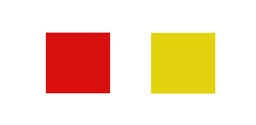
#> input picture red-yellow.jpg, 256 x 125 px, shrunk from 893 x 437 before the run
$ jupyter execute test.ipynb   (shell and % lines are left out)   (Python 2 division)
#> lines starting #> are read from the running program, lines starting #| are printed output that depends on the picture; after the words box and inside, x2 and y2 are one past the last pixel; in counts of white or black regions, pixels touching at a corner belong together
[cell 1]
import scipy
from scipy import ndimage
import scipy.optimize
from skimage import measure
from skimage import data
from skimage import filters
import matplotlib.mlab as mlab
import matplotlib.pyplot as plt
import numpy as np
from __future__ import division
import png
from matplotlib.pyplot import imshow

[cell 2]
img = ndimage.imread("./red-yellow.jpg")
#> img is the input picture: shape (125, 256, 3); mean R, G, B 246.4, 220.1, 196.2

[cell 3]
def get_histos(img):
    hists = []
    for n in range(0,3):
        channel = img[:,:,n]
        hist = np.histogram(channel.flatten(), 256, [0,256])
        centres = 0.5 * hist[1][:-1] * hist[1][1:]
        hists.append([hist[0], centres])
    return hists

[cell 4]
def draw_histos(img):
    for n in range(0,3):
        channel = img[:,:,n]
        hist = np.histogram(channel.flatten(), 256, [0,256])
        centres = 0.5 * hist[1][:-1] * hist[1][1:]
        plt.plot(hist[0], centres)
        plt.show()

[cell 5]
draw_histos(img)

[cell 6]
size = img.shape[0] * img.shape[1] * img.shape[2]
#> size = 96000
noise = np.random.random_sample(size).reshape(img.shape)
nimg = img + 10*noise

[cell 7]
draw_histos(nimg)

[cell 8]
light = np.zeros([img.shape[0], img.shape[1], 3])
green = [50, 256, 150]
for x in range(light.shape[0]):
    for y in range(light.shape[1]):
        light[x][y] = green
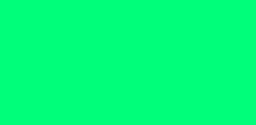
#> light: shape (125, 256, 3) float64; mean of channels 0, 1, 2 50, 256, 150; drawn with min black and max white

[cell 9]
limg = img * (light / 256)
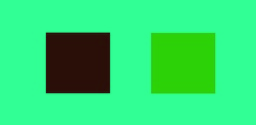
#> limg: shape (125, 256, 3) float64; mean R, G, B 48.1, 220.1, 114.9

[cell 10]
draw_histos(limg)
#> the loop in draw_histos (call 3), `for n in range(0,3):` made 3 passes
#> pass 1, in draw_histos (call 3), `plt.show()`:
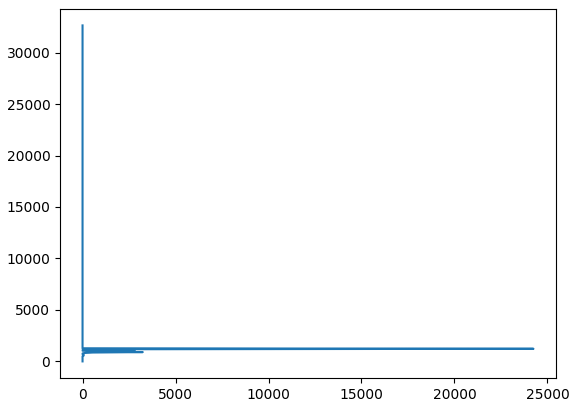
#> figure drawn by matplotlib, 1 panel
#> pass 3, in draw_histos (call 3), `channel = img[:,:,n]`:
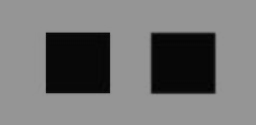
#> channel: shape (125, 256) float64; min 3.52, max 149.4, mean 114.9

[cell 11]
rdiff = get_histos(limg)[0][0] - get_histos(img)[0][0]
#> after the loop in get_histos, `for n in range(0,3):`: hists = 3 items
#> rdiff = 256 values, max 24247 at index 49, min -23701 at index 255, mean 0
np.sum(rdiff**2)
#> Out = 1181556000

[cell 12]
def all_histos(img):
    hists = get_histos(img)
    return np.array([h[0] for h in hist]).flatten()

[cell 13]
def light_level(a,r,g,b):
    light = np.zeros([img.shape[0], img.shape[1], 3])
    shade = [r, g, b]
    for x in range(light.shape[0]):
        for y in range(light.shape[1]):
            light[x][y] = shade
    limg = img * (light / 256)
    return get_histos(limg)
# scipy.optimize.curve_fit(light_level, limg, all_histos(img))

[cell 14]
all_histos

[cell 15]
results = []
hists = get_histos(limg)
#> hists = 3 items
# for r in range(0, 256, 32):
#     for g in range(0, 256, 32):
for b in range(0, 256, 1):
    data = img
#             lhists = light_level(data, r, g, b)
    lhists = light_level(data, 50, 256, b)
    diff = np.sum([np.sum((get_histos(data)[i][0] - lhists[i][0])**2) for i in range(3)])
    results.append((50, 256,b,diff))
#> this loop made 256 passes
#> diff on passes 1 to 3: 2726107290, 2726107290, 2350529452
#> pass 1, in light_level, `limg = img * (light / 256)`:
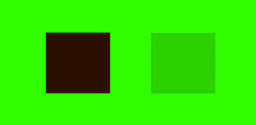
#> limg: shape (125, 256, 3) float64; mean R, G, B 48.1, 220.1, 0
#> after the loop, results = 256 items, first 6: (50, 256, 0, 2726107290), (50, 256, 1, 2726107290), (50, 256, 2, 2350529452), (50, 256, 3, 2340045896), (50, 256, 4, 2333390912), (50, 256, 5, 2331651354)
print results
#> (printed output is left out)

[cell 16]
r = np.array(results)
#> r = 256 rows, first 6: [50, 256, 0, 2726107290], [50, 256, 1, 2726107290], [50, 256, 2, 2350529452], [50, 256, 3, 2340045896], [50, 256, 4, 2333390912], [50, 256, 5, 2331651354]

[cell 17]
r.shape
#> Out = (256, 4)

[cell 18]
np.argmin(r[:,3])
#> Out = 16

[cell 19]
r[150]
#> Out = [50, 256, 150, 2223160174]

[cell 20]
np.min(r[:,3])
#> Out = 2153610490

[cell 21]
im = filters.gaussian_filter(img, sigma=256 / (4. * 20))
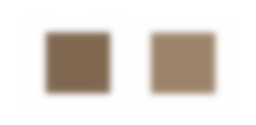
#> im: shape (125, 256, 3) float64; mean R, G, B 0.891, 0.867, 0.843

[cell 22]
blobs = im < im.mean()

[cell 23]
blobs = np.any(blobs, axis=2)[:,:,None]
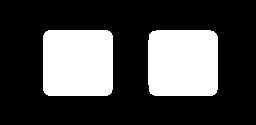
#> blobs: shape (125, 256, 1) bool; 28.5% white; 2 white regions, box (x1, y1, x2, y2) and area: (43, 30, 113, 96) 4571, (148, 30, 218, 96) 4545

[cell 24]
all_labels = measure.label(blobs)
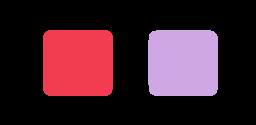
#> all_labels: shape (125, 256, 1) int32; 3 distinct labels, from 0 to 2; one colour per label, 0 black

[cell 25]
all_labels.shape
#> Out = (125, 256, 1)

[cell 26]
np.max(all_labels)
#> Out = 2

[cell 27]
sq1m = np.ma.masked_where(all_labels != 2, all_labels)
m = np.repeat(sq1m.mask,3,axis=2)
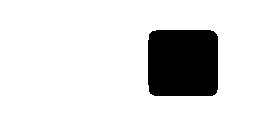
#> m: shape (125, 256, 3) bool; 85.8% white; 1 black region, box (x1, y1, x2, y2) and area: (148, 30, 218, 96) 4545

sq1 = np.ma.masked_array(img, mask=m)

sq1.fill_value = 0

[cell 28]
imshow(sq1.filled())
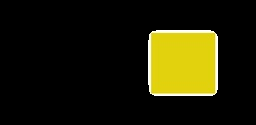
#> shown: shape (125, 256, 3); mean R, G, B 32.6, 30.7, 6.7
